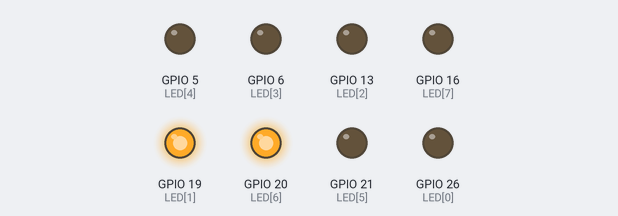
A program run on a simulated Raspberry Pi (BCM pin numbers). Shown: output pins drawn as LEDs (lit = HIGH).

Above: at 0.4 s.
At 2.5 s:
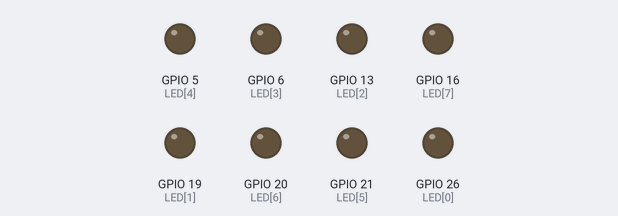
At 4.4 s:
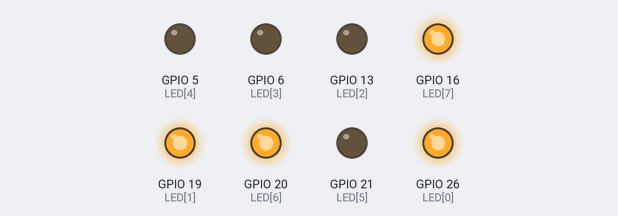
At 10.0 s:
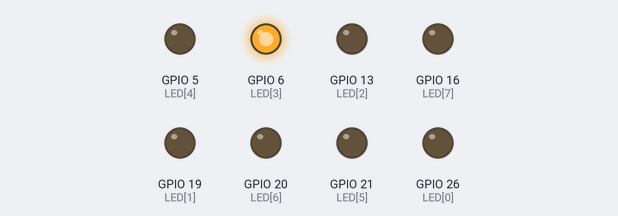
At 11.0 s:
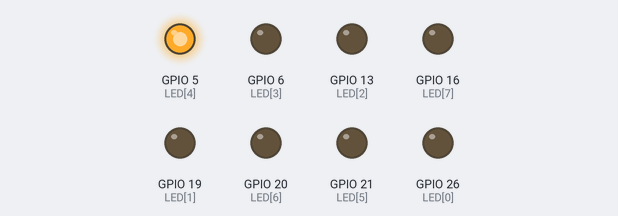
At 17.9 s:
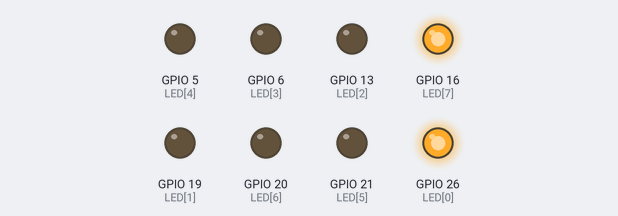
Timing chart, 0 to 18.7 s (numbered marks = the images above):
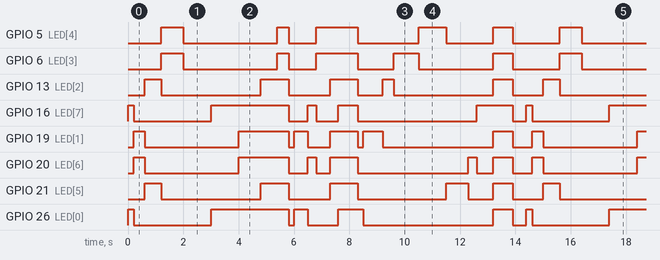

The program:

LED_Runing_VII.py
```python
#!/usr/bin/python3
# by krittinunt@gmail.com

from time import sleep
import RPi.GPIO as GPIO
GPIO.setmode(GPIO.BCM)

LED = [26, 19, 13, 6, 5, 21, 20, 16]
db_table = ['10000001', '01000010', '00100100', '00011000', '00000000',
            '10000001', '11000011', '11100111', '11111111', '00000000',
            '11000000', '00000011', '00011000', '01111110', '11111111',
            '10000000', '01000000', '00100000', '00010000', '00001000',
            '00000100', '00000010', '00000001', '11111111', '00000000']
delay_table = [0.2, 0.4, 0.6, 0.8, 1,
               1, 0.8, 0.6, 0.4, 0.2,
               0.5, 0.3, 0.5, 0.3, 0.7,
               0.2, 0.7, 0.4, 0.9, 1,
               0.8, 0.3, 0.6, 0.7, 0.5]

for i in range(8):
	GPIO.setup(LED[i], GPIO.OUT)

GPIO.setwarnings(False)

try:
	while True:
		for n in range(len(db_table)):
			data = db_table[n]
			for i in range(8):
				if data[i] == '1':
					GPIO.output(LED[i], True)
				else:
					GPIO.output(LED[i], False)
			sleep(delay_table[n])

finally:
	GPIO.cleanup()
```

Measured:
- by itself, GPIO 5 (LED[4]): repeats every 14.4 s: LOW 3.4 s, HIGH 0.40 s, LOW 1.0 s, HIGH 1.5 s, LOW 2.2 s, HIGH 1.0 s, LOW 1.7 s, HIGH 0.70 s, LOW 1.7 s, HIGH 0.80 s
- by itself, GPIO 6 (LED[3]): repeats every 14.4 s: LOW 3.4 s, HIGH 0.40 s, LOW 1.0 s, HIGH 1.5 s, LOW 1.3 s, HIGH 0.90 s, LOW 2.7 s, HIGH 0.70 s, LOW 1.7 s, HIGH 0.80 s
- by itself, everything shown: repeats every 14.4 s, in 25 steps
